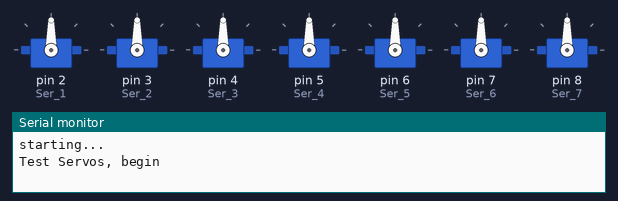
Recording of a sketch running on a simulated Arduino Uno, built with avr-gcc and run on an emulated ATmega328P. Parts: 7 × servo, the last lines printed to the serial monitor.

Above: at 0.05 s.
At 1.75 s:
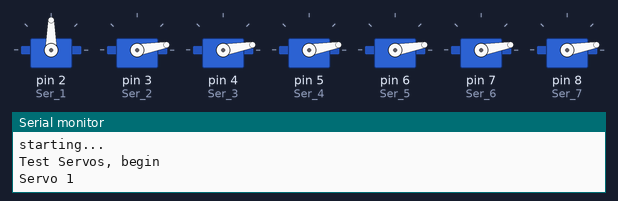
At 3.5 s:
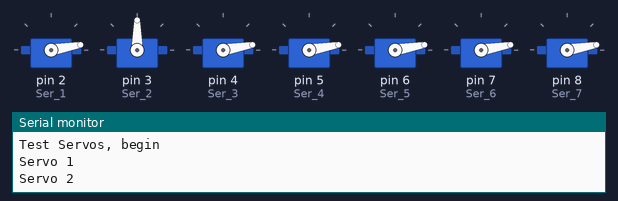
At 6.95 s:
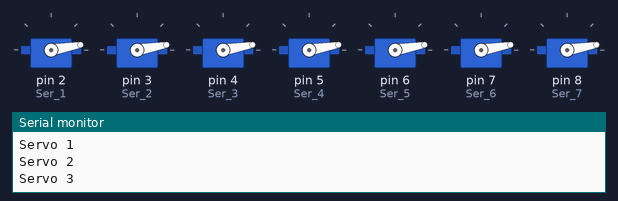
At 9.95 s:
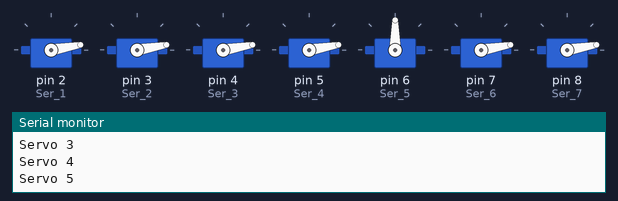
At 13.9 s:
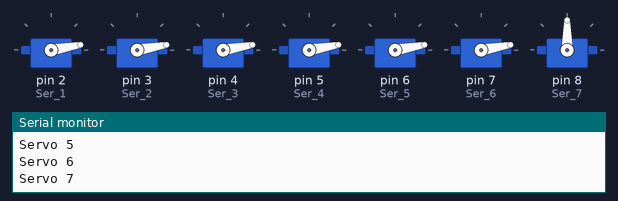
Timing chart, 0 to 18.1 s (numbered marks = the images above):
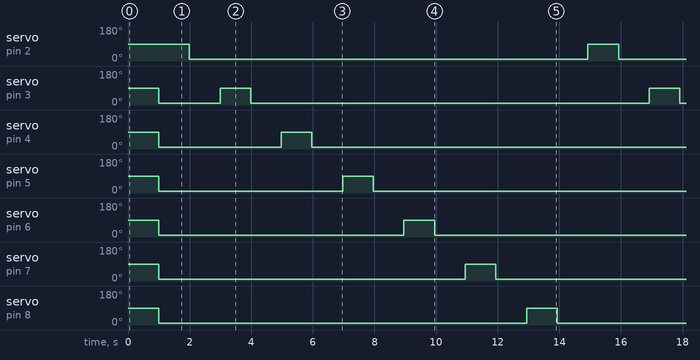

The sketch:

7Ser.ino
```cpp
#include <Servo.h>
#define PRINTLN(var) Serial.print(#var ": "); Serial.println(var)

Servo Ser_1;
Servo Ser_2;
Servo Ser_3;
Servo Ser_4;
Servo Ser_5;
Servo Ser_6;
Servo Ser_7;
int activeposs = 90;
int delaytime = 995;
int INactiveposs = 10;
int buttonPin = 10;

int buttonState = 0;

void setup() {
  Serial.begin(9600);
  Serial.println("starting...");
  Ser_1.attach(2);
  Ser_2.attach(3);
  Ser_3.attach(4);
  Ser_4.attach(5);
  Ser_5.attach(6);
  Ser_6.attach(7);
  Ser_7.attach(8);
  //test_servos();
  pinMode(buttonPin, INPUT);
}

void loop() {
  test_servos();

  //test_servos();
  //buttonState = digitalRead(buttonPin);
  //PRINTLN(buttonState);
  // check if the pushbutton is pressed. If it is, the buttonState is HIGH:
  // if (buttonState == HIGH) {
  //
  //    bool comp = false;
  //    comp = displaynumber(0);
  //    delay(delaytime);
  //    comp = displaynumber(1);
  //    delay(delaytime);
  //    comp = displaynumber(2);
  //    delay(delaytime);
  //    comp = displaynumber(3);
  //    delay(delaytime);
  //    comp = displaynumber(4);
  //    delay(delaytime);
  //    comp = displaynumber(5);
  //    delay(delaytime);
  //    comp = displaynumber(6);
  //    delay(delaytime);
  //    comp = displaynumber(7);
  //    delay(delaytime);
  //    comp = displaynumber(8);
  //    delay(delaytime);
  //    comp = displaynumber(9);
  //    delay(delaytime);
  //
  //    Serial.println("itteration done, next itteration");
  //    delay(1000);

  //  } else {
  //  }
}

/*
      a       ,      1
    ----      ,    ----
  f| g  |b    ,  6| 7  |2
    ----      ,    ----
  e|  d |c    ,  5|  4 |3
    ----      ,    ----
  zero = (1,2,3,4,5,6)
  one = (2,3)
  two = (1,2,7,5,4)
  three = (1,2,7,3,4)
  four = (6,7,2,3)
  five = (1,6,7,3,4)
  six = (1,6,7,5,4,3)
  seven = (1,2,3)
  eight = (1,2,3,4,5,6,7)
  nine = (1,2,7,6,3)
*/


int displaynumber(int input_integer) {

  PRINTLN(input_integer);

  if (input_integer == 0) {
    //zero = (1,2,3,4,5,6)
    setServo(Ser_1); setServo(Ser_2); setServo(Ser_3); setServo(Ser_4); setServo(Ser_5); setServo(Ser_6); REsetServo(Ser_7);
  } else if (input_integer == 1) {
    //one = (2,3)
    setServo(Ser_2); setServo(Ser_3); REsetServo(Ser_1); REsetServo(Ser_4); REsetServo(Ser_5); REsetServo(Ser_6); REsetServo(Ser_7);
  } else if (input_integer == 2) {
    // two = (1,2,7,5,4)
    setServo(Ser_1); setServo(Ser_2); setServo(Ser_7); setServo(Ser_5); setServo(Ser_4); REsetServo(Ser_3); REsetServo(Ser_6);
  } else if (input_integer == 3) {
    // three = (1,2,7,3,4)
    setServo(Ser_1); setServo(Ser_2); setServo(Ser_7); setServo(Ser_3); setServo(Ser_4); REsetServo(Ser_5); REsetServo(Ser_6);
  } else if (input_integer == 4) {
    //four = (6,7,2,3)
    setServo(Ser_6); setServo(Ser_7); setServo(Ser_2); setServo(Ser_3); REsetServo(Ser_1); REsetServo(Ser_4); REsetServo(Ser_5);
  } else if (input_integer == 5) {
    //five = (1,6,7,3,4)
    setServo(Ser_1); setServo(Ser_6); setServo(Ser_7); setServo(Ser_3); setServo(Ser_4); REsetServo(Ser_2); REsetServo(Ser_5);
  } else if (input_integer == 6) {
    //six = (1,6,7,5,4,3)
    setServo(Ser_1); setServo(Ser_6); setServo(Ser_7); setServo(Ser_5); setServo(Ser_4); setServo(Ser_3); REsetServo(Ser_2);
  } else if (input_integer == 7) {
    // seven = (1,2,3)
    setServo(Ser_1); setServo(Ser_2); setServo(Ser_3); REsetServo(Ser_4); REsetServo(Ser_5); REsetServo(Ser_6); REsetServo(Ser_7);
  } else if (input_integer == 8) {
    //eight = (1,2,3,4,5,6,7)
    setServo(Ser_1); setServo(Ser_2); setServo(Ser_3); setServo(Ser_4); setServo(Ser_5); setServo(Ser_6); setServo(Ser_7);
  } else if (input_integer == 9) {
    // nine = (1,2,7,6,3)
    setServo(Ser_1); setServo(Ser_2); setServo(Ser_7); setServo(Ser_6); setServo(Ser_3); REsetServo(Ser_4); REsetServo(Ser_5);
  } else {
    Serial.println("Error decoding int to print: ");
    return false;
  }//end of if - int decoder
  return true;
}//end of function

void setServo(Servo S) {
  int Servo_poss = S.read();
  PRINTLN(Servo_poss);
  if (Servo_poss > 10) {
  } else {
    S.write(activeposs);
  }
}

void REsetServo(Servo S) {
  S.write(INactiveposs);
}


void test_servos() {
  //  int activeposs = 180;
  //  int delaytime = 500;
  Serial.println("Test Servos, begin");
  delay(delaytime);
  Ser_1.write(INactiveposs);
  Ser_2.write(INactiveposs);
  Ser_3.write(INactiveposs);
  Ser_4.write(INactiveposs);
  Ser_5.write(INactiveposs);
  Ser_6.write(INactiveposs);
  Ser_7.write(INactiveposs);
  Serial.println("Servo 1");

  Ser_1.write(activeposs);
  delay(delaytime);
  Ser_1.write(INactiveposs);
  delay(delaytime);
  Serial.println("Servo 2");

  Ser_2.write(activeposs);
  delay(delaytime);
  Ser_2.write(INactiveposs);
  delay(delaytime);
  Serial.println("Servo 3");

  Ser_3.write(activeposs);
  delay(delaytime);
  Ser_3.write(INactiveposs);
  delay(delaytime);
  Serial.println("Servo 4");

  Ser_4.write(activeposs);
  delay(delaytime);
  Ser_4.write(INactiveposs);
  delay(delaytime);
  Serial.println("Servo 5");

  Ser_5.write(activeposs);
  delay(delaytime);
  Ser_5.write(INactiveposs);
  delay(delaytime);
  Serial.println("Servo 6");

  Ser_6.write(activeposs);
  delay(delaytime);
  Ser_6.write(INactiveposs);
  delay(delaytime);
  Serial.println("Servo 7");

  Ser_7.write(activeposs);
  delay(delaytime);
  Ser_7.write(INactiveposs);


  Serial.println("Test finished");
}
```

Measured:
- by itself, servo on pin 2 (Ser_1): alternates 90° for 1.0 s and 10° for 12.9 s
- by itself, servo on pin 8 (Ser_7): alternates 90° for 1.0 s and 10° for 12.4 s
- by itself, servo on pin 3 (Ser_2), servo on pin 4 (Ser_3), servo on pin 5 (Ser_4), servo on pin 6 (Ser_5), servo on pin 7 (Ser_6): repeats every 13.9 s: 90° 1.0 s, 10° 12.9 s
